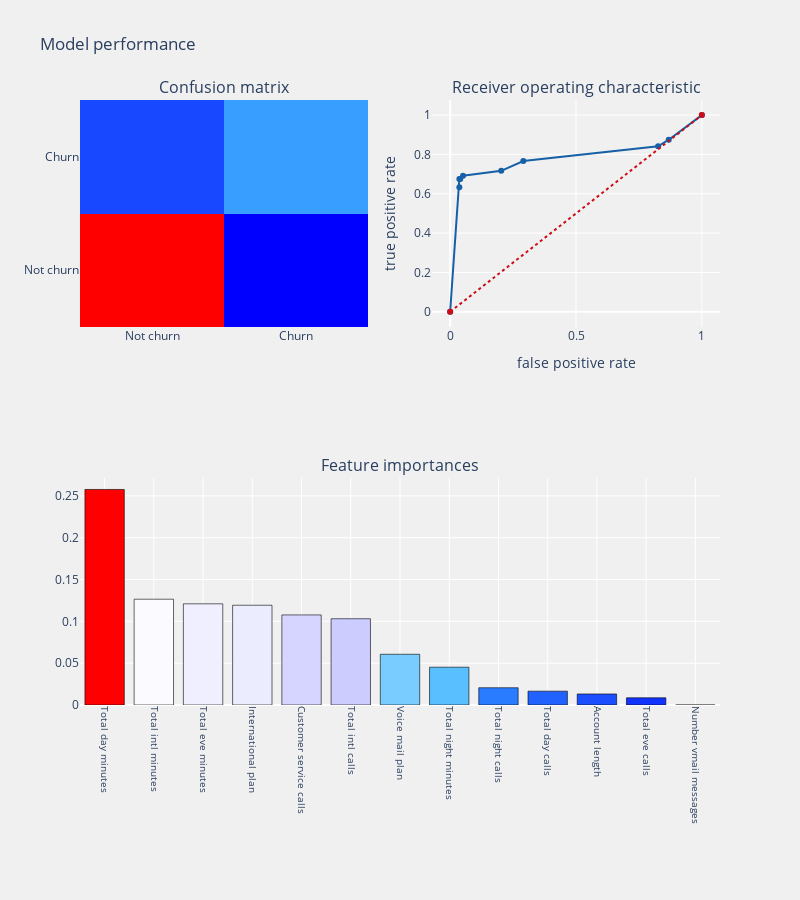

The code cell stored with this chart in its notebook:
### Code cell
from sklearn.tree import DecisionTreeClassifier
from sklearn.tree import export_graphviz
from sklearn import tree
from IPython.display import SVG, display

decision_tree = DecisionTreeClassifier(max_depth = 9, random_state = 123,
                                       splitter = "best", criterion = "gini")

telecom_churn_prediction(decision_tree, x_train, x_test, y_train, y_test, "features", threshold_plot=True)

### Figure 1 — Plotly figure (JSON) as saved in the notebook; plotly's stock layout.template omitted (floating-point values rounded to 4 significant figures)
{"data": [{"colorscale": [[0, "rgb(0,0,255)"], [0.1, "rgb(51,153,255)"], [0.2, "rgb(102,204,255)"], [0.3, "rgb(153,204,255)"], [0.4, "rgb(204,204,255)"], [0.5, "rgb(255,255,255)"], [0.6, "rgb(255,204,255)"], [0.7, "rgb(255,153,255)"], [0.8, "rgb(255,102,204)"], [0.9, "rgb(255,102,102)"], [1, "rgb(255,0,0)"]], "name": "Confusion matrix", "showscale": false, "type": "heatmap", "x": ["Not churn", "Churn"], "xaxis": "x", "y": ["Not churn", "Churn"], "yaxis": "y", "z": [[527, 20], [44, 76]]}, {"line": {"color": "rgb(22, 96, 167)", "width": 2}, "name": "Roc: 0.7983851310176721", "type": "scatter", "x": [0, 0.03656, 0.03656, 0.04022, 0.05119, 0.2029, 0.2907, 0.8263, 0.8684, 1], "xaxis": "x2", "y": [0, 0.6333, 0.675, 0.675, 0.6917, 0.7167, 0.7667, 0.8417, 0.875, 1], "yaxis": "y2"}, {"line": {"color": "rgb(205, 12, 24)", "dash": "dot", "width": 2}, "type": "scatter", "x": [0, 1], "xaxis": "x2", "y": [0, 1], "yaxis": "y2"}, {"marker": {"color": [0.2577, 0.1265, 0.121, 0.1193, 0.1077, 0.1031, 0.06064, 0.04518, 0.02063, 0.01657, 0.0132, 0.008619, 0], "colorscale": [[0, "rgb(0,0,255)"], [0.1, "rgb(51,153,255)"], [0.2, "rgb(102,204,255)"], [0.3, "rgb(153,204,255)"], [0.4, "rgb(204,204,255)"], [0.5, "rgb(255,255,255)"], [0.6, "rgb(255,204,255)"], [0.7, "rgb(255,153,255)"], [0.8, "rgb(255,102,204)"], [0.9, "rgb(255,102,102)"], [1, "rgb(255,0,0)"]], "line": {"color": "black", "width": 0.6}}, "name": "coefficients", "type": "bar", "x": ["Total day minutes", "Total intl minutes", "Total eve minutes", "International plan", "Customer service calls", "Total intl calls", "Voice mail plan", "Total night minutes", "Total night calls", "Total day calls", "Account length", "Total eve calls", "Number vmail messages"], "xaxis": "x3", "y": [0.2577, 0.1265, 0.121, 0.1193, 0.1077, 0.1031, 0.06064, 0.04518, 0.02063, 0.01657, 0.0132, 0.008619, 0], "yaxis": "y3"}], "layout": {"annotations": [{"font": {"size": 16}, "showarrow": false, "text": "Confusion matrix", "x": 0.225, "xanchor": "center", "xref": "paper", "y": 1, "yanchor": "bottom", "yref": "paper"}, {"font": {"size": 16}, "showarrow": false, "text": "Receiver operating characteristic", "x": 0.775, "xanchor": "center", "xref": "paper", "y": 1, "yanchor": "bottom", "yref": "paper"}, {"font": {"size": 16}, "showarrow": false, "text": "Feature importances", "x": 0.5, "xanchor": "center", "xref": "paper", "y": 0.375, "yanchor": "bottom", "yref": "paper"}], "autosize": false, "height": 900, "margin": {"b": 195}, "paper_bgcolor": "rgba(240,240,240, 0.95)", "plot_bgcolor": "rgba(240,240,240, 0.95)", "showlegend": false, "title": {"text": "Model performance"}, "width": 800, "xaxis": {"anchor": "y", "domain": [0, 0.45]}, "xaxis2": {"anchor": "y2", "domain": [0.55, 1], "title": {"text": "false positive rate"}}, "xaxis3": {"anchor": "y3", "domain": [0, 1], "showgrid": true, "tickangle": 90, "tickfont": {"size": 10}}, "yaxis": {"anchor": "x", "domain": [0.625, 1]}, "yaxis2": {"anchor": "x2", "domain": [0.625, 1], "title": {"text": "true positive rate"}}, "yaxis3": {"anchor": "x3", "domain": [0, 0.375]}}}
